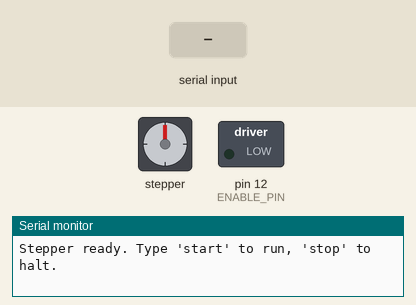
Bench run of a sketch on a simulated Arduino Uno, built with avr-gcc and run on an emulated ATmega328P. Parts: stepper motor, switched loads named in the sketch (green lamp = pin HIGH), the last lines printed to the serial monitor. Inputs (shaded band) come from the test bench. Stepper angles assume 200 steps per turn.

Above: at 1.2 s.
1.3 s: "start\n" received over Serial
At 1.45 s:
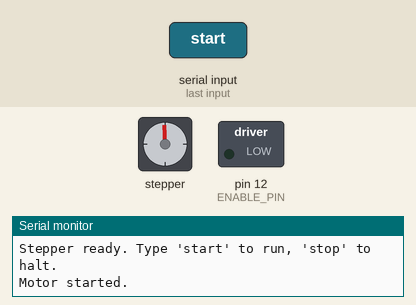
4.3 s: "stop\n" received over Serial
At 5.0 s:
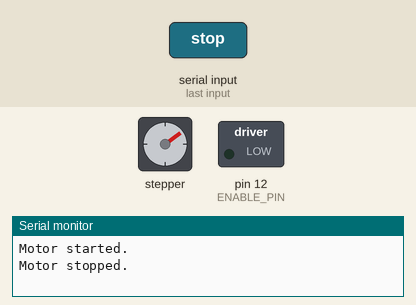
5.8 s: "start0\n" received over Serial
At 6.55 s:
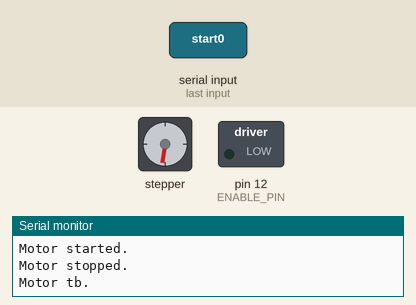
Timing chart, 0 to 17.8 s (numbered marks = the images above; inputs shaded):
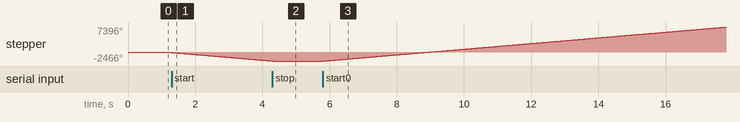

Measured:
- after the input at 1.3 s, stepper: keeps turning counter-clockwise at about 823°/s, starting at once
- after the input at 4.3 s, stepper: goes on until 4.3 s, then stays -2466°
- after the input at 5.8 s, stepper: keeps turning clockwise at about 822°/s, starting at once

The sketch:

step_motor_test.ino
```cpp
#include <AccelStepper.h>

// 定義 TB6600 接法
#define STEP_PIN 14   // PUL−
#define DIR_PIN  13   // DIR−
#define ENABLE_PIN 12 // ENA−

int a= 1;

// 建立 AccelStepper 物件 (DRIVER 模式: STEP+DIR)
AccelStepper stepper(AccelStepper::DRIVER, STEP_PIN, DIR_PIN);

bool motorRunning = false; // 追蹤馬達狀態

void setup() {
  Serial.begin(115200);

  pinMode(ENABLE_PIN, OUTPUT);
  digitalWrite(ENABLE_PIN, LOW); // 低電位啟用 TB6600

  stepper.setMaxSpeed(1000); // 最大速度 (步/秒)
  stepper.setAcceleration(500); // 加速度 (步/秒^2)

  Serial.println("Stepper ready. Type 'start' to run, 'stop' to halt.");
}

void loop() {
  // 檢查 Serial 指令
  if (Serial.available() > 0) {
    String cmd = Serial.readStringUntil('\n');
    cmd.trim(); // 去掉空白
    if (cmd == "start") {
      motorRunning = true;
      a=1;
      Serial.println("Motor started.");
    } else if (cmd == "stop") {
      motorRunning = false;
      Serial.println("Motor stopped.");
    } else if (cmd == "start0") {
      a=-1;
      motorRunning = true;
      Serial.println("Motor tb.");
    } else {
      Serial.println("Unknown command. Use 'start' or 'stop'.");
    }
  }

  // 控制馬達轉動
  if (motorRunning) {
    stepper.setSpeed(-500*a); // 設定速度 (正數為順時針)
    stepper.runSpeed();     // 持續以設定速度轉動
  }
}
```
